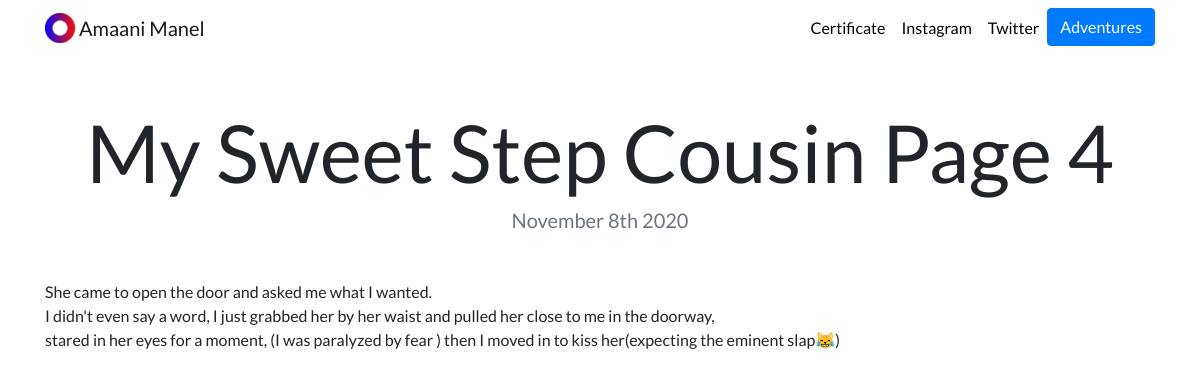
Page /blog/8/ on the committed database.
### blog/models.py (models this page shows, shortened)
class Blog(models.Model):
    title = models.CharField(max_length=200)
    description = models.TextField(max_length=3000)
    date = models.DateField()

### blog/views.py (the view)
# urls.py: path('<int:blog_id>/', views.detail, name='detail'),
def detail(request, blog_id):
    blog = get_object_or_404(Blog, pk=blog_id)
    return render(request, 'blog/detail.html', {'blog': blog})

### blog/templates/blog/detail.html
{% extends "portfolio/base.html" %}
{% load static %}
{% block content %}
<h1 class="text-center mt-5" id="blogdetailtitle">{{ blog.title }}</h1>
<h5 class="text-center text-muted mb-5">{{ blog.date|date:'F jS Y' }}</h5>
{{ blog.description|safe }}
{% endblock %}

### portfolio/static/portfolio/custom.css (style rules this page uses)
body { font-family: 'Lato', sans-serif; }
@media (min-width: 992px) { #blogdetailtitle { font-size: 5rem; } }

### rows in the picture
Blog: title "My Sweet Step Cousin Page 4", date "November 8th 2020", description "She came to open the door and asked me what I wanted. I didn't even say a word, I just grabbed her by her waist and pulled her close to me in the doorway, stared in her eyes for a moment, (I was paralyzed by fear ) then I moved in to kiss her(expecting the eminent slap😹)"
